Frame 1 (no input): blank canvas, image omitted
Frame 60 (the mouse pressed at the canvas centre just before this capture): blank canvas, image omitted
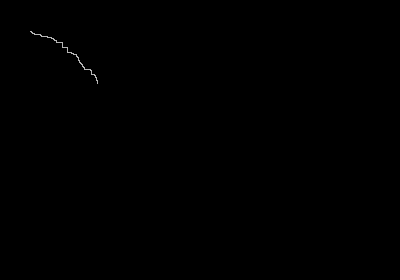
Frame 120 (the mouse held since frame 60 and released just before this capture)

The Processing sketch whose frames 1 and 60 were blank and that drew this single picture after the mouse press (run headless with seeded random() and noise(); from frame 60 on, the mouse is pressed at the canvas centre):

// Processing sketch: processing_142963
// ── processing_142963.pde

Walker w;

void setup() {  //setup function called initially, only once
  size(400, 280);
  background(0);
  w = new Walker();
}

void draw() {  //draw function loops 
  w.choice();
  w.display();
}

class Walker {
  int x;
  int y;
  
  Walker() {
   x = 30;
   y = 30;
  }
  
  void choice() {
    int c = int(random(2));
    
    if (c == 0) {
      x++;
    } else {
      y++;
    }
  }
  
  void display() {
    stroke(255);
    point(x,y);
  }
}
